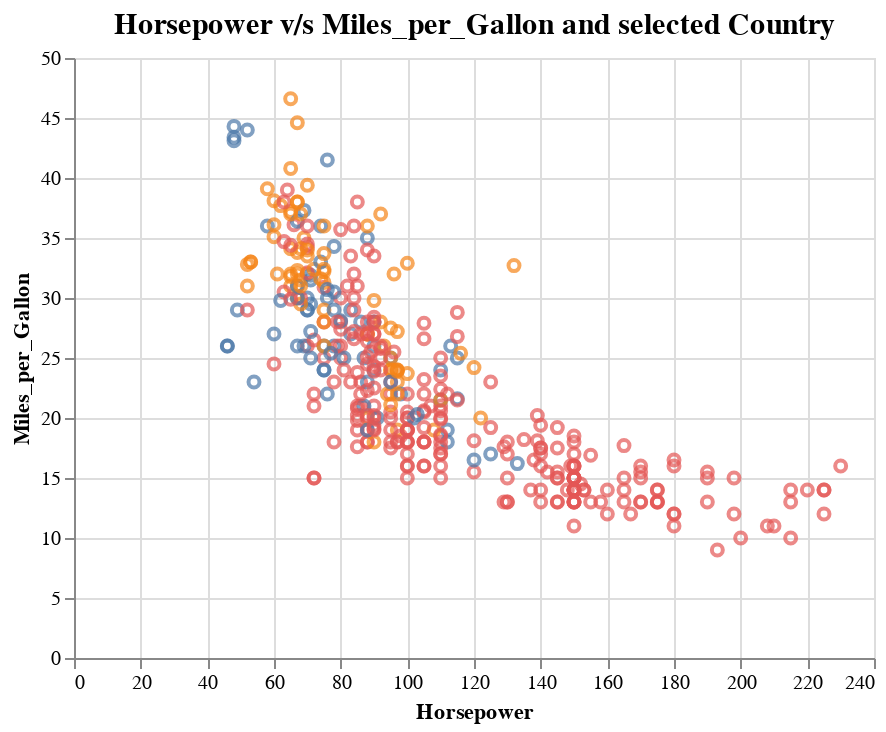

This figure's notebook cell:
### Code cell
input_dropdown = alt.binding_select(options=['Europe','Japan','USA'])    # Initialize our dropdown list

selection = alt.selection_single(fields=['Origin'], bind=input_dropdown, name='Country of ')    # Set Origin field to the dropdown.

color = alt.condition(selection,
                    alt.Color('Origin:N', legend=None),
                    alt.value('lightgray'))

Chart=alt.Chart(cars).mark_point().encode(
    x='Horsepower:Q',
    y='Miles_per_Gallon:Q',
    color=color,
    tooltip='Name:N'    # Displays the corresponding Name when we point on the chart.
).add_selection(
    selection
).properties(
    title='Horsepower v/s Miles_per_Gallon and selected Country'  # adding title to the chart
)


Chart.configure_title(  # chart title configuration 
    fontSize=15,
    font='Courier',
    anchor='middle',
    color='black'
)

### Figure 1 — Vega-Lite specification as saved in the notebook (floating-point values rounded to 4 significant figures; data arrays with more than 128 entries replaced by an {"elided": "..."} marker saying what was removed)
{"config": {"view": {"continuousWidth": 400, "continuousHeight": 300}, "title": {"anchor": "middle", "color": "black", "font": "Courier", "fontSize": 15}}, "data": {"name": "data-f02450ab61490a1363517a0190416235"}, "mark": "point", "encoding": {"color": {"condition": {"type": "nominal", "field": "Origin", "legend": null, "selection": "Country of "}, "value": "lightgray"}, "tooltip": {"type": "nominal", "field": "Name"}, "x": {"type": "quantitative", "field": "Horsepower"}, "y": {"type": "quantitative", "field": "Miles_per_Gallon"}}, "selection": {"Country of ": {"type": "single", "fields": ["Origin"], "bind": {"input": "select", "options": ["Europe", "Japan", "USA"]}}}, "title": "Horsepower v/s Miles_per_Gallon and selected Country", "$schema": "https://vega.github.io/schema/vega-lite/v4.8.1.json", "datasets": {"data-f02450ab61490a1363517a0190416235": {"elided": "406 records"}}}
